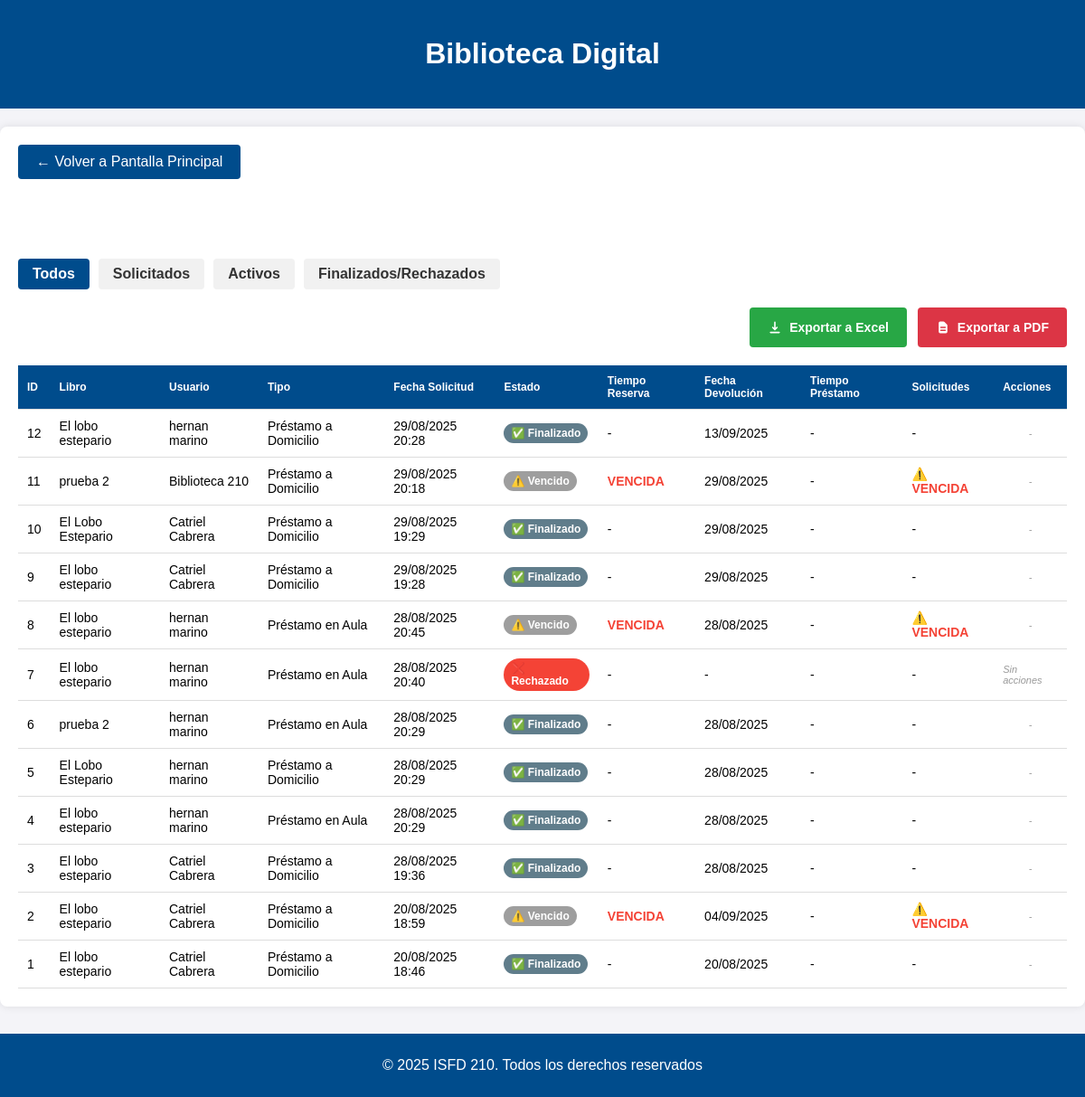
The page /libros/gestionar-prestamos/ (signed in) on the database as committed earlier.
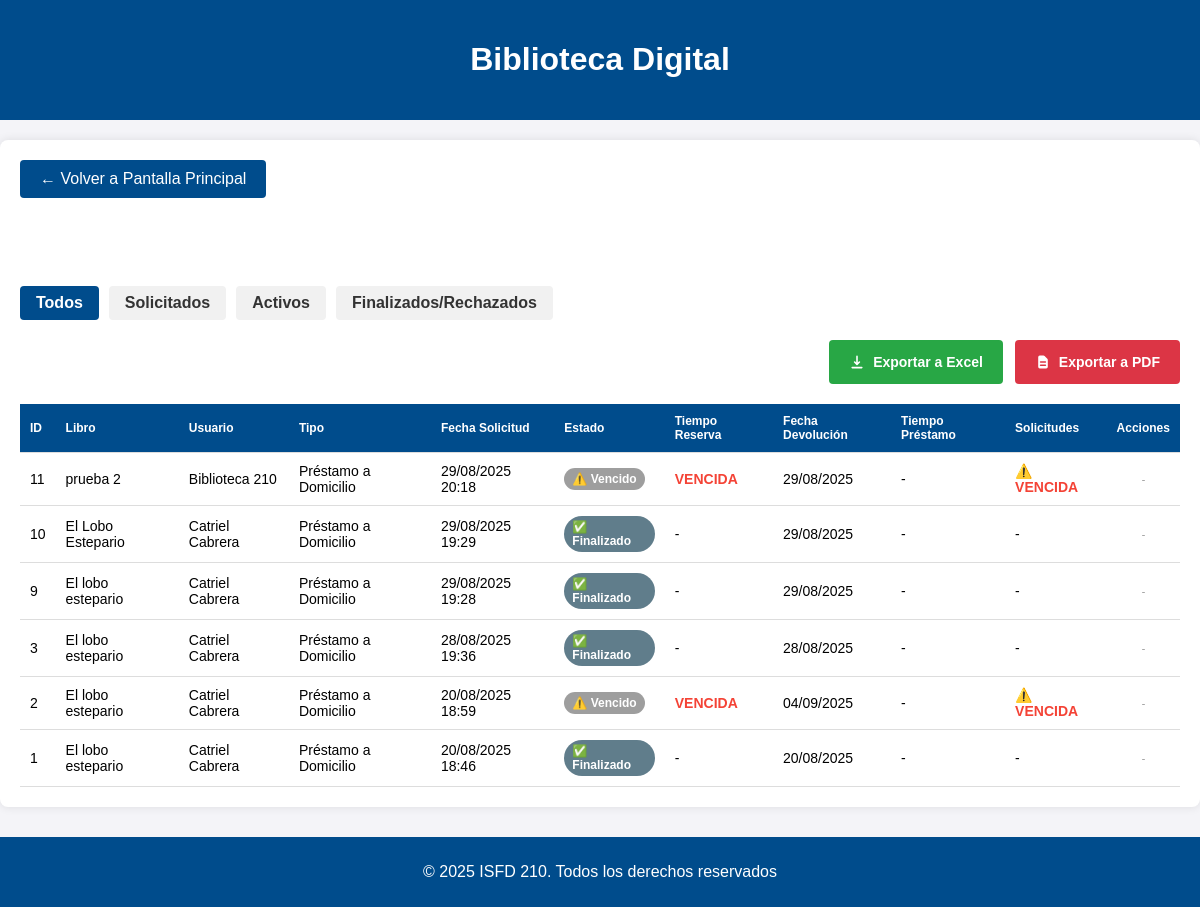
The same page on the database as committed later.
### libros/models.py (models this page shows, shortened)
class Prestamo(models.Model):
    ESTADO_CHOICES = (
        ('solicitado', 'Reserva Solicitada'),
        ('aprobado_reserva', 'Reserva Aprobada'),
        ('aprobado', 'Préstamo Activo'),
        ('rechazado', 'Reserva Rechazada'),
        ('finalizado', 'Finalizado'),
        ('vencido', 'Vencido'),
    )
    TIPO_CHOICES = (
        ('domicilio', 'Préstamo a Domicilio'),
        ('aula', 'Préstamo en Aula'),
    )
    TIPO_USUARIO_CHOICES = (
        ('alumno', 'Alumno'),
        ('profesor', 'Profesor'),
    )
    id_prestamo = models.AutoField(primary_key=True)
    usuario = models.ForeignKey(Usuario, on_delete=models.CASCADE, related_name='prestamos_usuario', null=True, blank=True)
    nombre_usuario = models.CharField(max_length=255)
    email_usuario = models.EmailField()
    libro = models.ForeignKey(Libro, on_delete=models.CASCADE, related_name='prestamos')
    fecha_solicitud = models.DateTimeField(auto_now_add=True)
    fecha_aprobacion = models.DateTimeField(null=True, blank=True)
    fecha_devolucion_programada = models.DateTimeField(null=True, blank=True)
    fecha_devolucion_real = models.DateTimeField(null=True, blank=True)
    fecha_limite_reserva = models.DateTimeField(null=True, blank=True)
    estado = models.CharField(max_length=20, choices=ESTADO_CHOICES, default='solicitado')
    tipo_prestamo = models.CharField(max_length=10, choices=TIPO_CHOICES, default='domicilio')
    tipo_usuario = models.CharField(max_length=10, choices=TIPO_USUARIO_CHOICES, default='alumno')
    motivo_rechazo = models.TextField(blank=True, null=True)
    observaciones = models.TextField(blank=True, null=True)
    fecha_retiro_real = models.DateTimeField(null=True, blank=True)
    extension_solicitada = models.BooleanField(default=False)
    fecha_extension = models.DateTimeField(null=True, blank=True)
    motivo_extension = models.TextField(blank=True, null=True)

class Inventario(models.Model):
    id_inventario = models.AutoField(primary_key=True)
    estado = models.CharField(max_length=255, null=True, default="Disponible")
    motivo_baja = models.CharField(max_length=255, null=True)
    descripcion = models.TextField(null=True)
    num_ejemplar = models.IntegerField(null=True)
    imagen_rota = models.ImageField(
        upload_to='imagenes_rota/', null=True, blank=True)

class Libro(Inventario):
    id_libro = models.AutoField(primary_key=True)
    titulo = models.CharField(max_length=255)
    autor = models.CharField(max_length=255)
    editorial = models.CharField(max_length=255)
    clasificacion_cdu = models.CharField(max_length=255, null=False, default='Sin clasificar')
    siglas_autor_titulo = models.CharField(max_length=255, null=False, default='ABC')
    num_inventario = models.IntegerField(null=False, default=1)
    resumen = models.TextField()
    etiqueta_palabra_clave = models.TextField(default='Roma,Historia,Clasica')
    sede = models.TextField(default='La Plata')
    disponibilidad = models.CharField(max_length=255, null=True, default="Disponible")
    observaciones = models.TextField(default='Esta es una observación')
    img = models.URLField()

### libros/views.py (the view)
# urls.py: path('gestionar-prestamos/', views.gestionar_prestamos, name='gestionar_prestamos'),
@user_passes_test(es_bibliotecaria)
def gestionar_prestamos(request):
    verificar_vencimientos_tiempo_real()
    filtro = request.GET.get('filtro', 'todos')
    if filtro == 'solicitados':
        prestamos = Prestamo.objects.filter(estado='solicitado').order_by('-fecha_solicitud')
    elif filtro == 'activos':
        prestamos = Prestamo.objects.filter(estado='aprobado').order_by('-fecha_aprobacion')
    elif filtro == 'finalizados':
        prestamos = Prestamo.objects.filter(estado__in=['finalizado', 'rechazado', 'vencido']).order_by('-fecha_solicitud')
    else:
        prestamos = Prestamo.objects.all().order_by('-fecha_solicitud')
    return render(request, 'libros/gestionar_prestamos.html', {
        'prestamos': prestamos,
        'filtro': filtro
    })

### libros/views.py (called while the page is built)
def verificar_vencimientos_tiempo_real():
    ahora = timezone.now()
    hace_2_horas = ahora - datetime.timedelta(hours=2)
    prestamos_candidatos = Prestamo.objects.filter(
        estado='aprobado',
        fecha_devolucion_programada__gte=hace_2_horas,
        fecha_devolucion_programada__lt=ahora
    )
    if prestamos_candidatos.exists():
        print(f"[TIEMPO_REAL] Verificando {prestamos_candidatos.count()} préstamos candidatos a vencimiento")
        verificar_prestamos_vencidos()
    else:
        print(f"[TIEMPO_REAL] No hay préstamos candidatos a vencimiento en las últimas 2 horas")

def es_bibliotecaria(user):
    return user.is_authenticated and user.perfil == 'bibliotecaria'

### libros/templates/libros/gestionar_prestamos.html (shortened to what this page needs)
<!DOCTYPE html>
<html lang="es">
<head>
    {% load static %}
</head>
<body>
    <header>
        <h1>Biblioteca Digital</h1>
    </header>
    <div class="container">
        <a href="{% url 'pantalla_principal' %}" class="btn-volver">← Volver a Pantalla Principal</a>
        <h2>Gestión de Préstamos</h2>
        <div class="filters">
            <a href="{% url 'gestionar_prestamos' %}?filtro=todos" class="filter-btn {% if filtro == 'todos' %}active{% endif %}">Todos</a>
            <a href="{% url 'gestionar_prestamos' %}?filtro=solicitados" class="filter-btn {% if filtro == 'solicitados' %}active{% endif %}">Solicitados</a>
            <a href="{% url 'gestionar_prestamos' %}?filtro=activos" class="filter-btn {% if filtro == 'activos' %}active{% endif %}">Activos</a>
            <a href="{% url 'gestionar_prestamos' %}?filtro=finalizados" class="filter-btn {% if filtro == 'finalizados' %}active{% endif %}">Finalizados/Rechazados</a>
        </div>
{% if prestamos %}
<div class="export-container">
    <button id="exportBtn" class="btn-export" onclick="exportarAExcel()">
        Exportar a Excel
    </button>
    <button id="exportPdfBtn" class="btn-pdf" onclick="exportarAPDF()">
        <svg class="pdf-icon" fill="currentColor" viewBox="0 0 20 20">
            <path fill-rule="evenodd" d="M4 4a2 2 0 012-2h4.586A2 2 0 0112 2.586L15.414 6A2 2 0 0116 7.414V16a2 2 0 01-2 2H6a2 2 0 01-2-2V4zm2 6a1 1 0 011-1h6a1 1 0 110 2H7a1 1 0 01-1-1zm1 3a1 1 0 100 2h6a1 1 0 100-2H7z" clip-rule="evenodd"></path>
        </svg>
        Exportar a PDF
    </button>
</div>
{% endif %}
        {% if prestamos %}
        <table>
            <thead>
                <tr>
                    <th>ID</th>
                    <th>Libro</th>
                    <th>Usuario</th>
                    <th>Tipo</th>
                    <th>Fecha Solicitud</th>
                    <th>Estado</th>
                    <th>Tiempo Reserva</th>
                    <th>Fecha Devolución</th>
                    <th>Tiempo Préstamo</th>
                    <th>Solicitudes</th>
                    <th>Acciones</th>
                </tr>
            </thead>
            <tbody>
                {% for prestamo in prestamos %}
                <tr>
                    <td>{{ prestamo.id_prestamo }}</td>
                    <td>{{ prestamo.libro.titulo }}</td>
                    <td>{{ prestamo.nombre_usuario }}</td>
                    <td>{{ prestamo.get_tipo_prestamo_display }}</td>
                    <td>{{ prestamo.fecha_solicitud|date:"d/m/Y H:i" }}</td>
                    <td>
                        <span class="status-badge status-{{ prestamo.estado }}">
                            {% if prestamo.estado == 'solicitado' %}
                                🔄 Solicitado
                            {% elif prestamo.estado == 'aprobado_reserva' %}
                                📋 Reserva Aprobada
                            {% elif prestamo.estado == 'aprobado' %}
                                📚 Préstamo Activo
                            {% elif prestamo.estado == 'vencido' %}
                                ⚠️ Vencido
                            {% elif prestamo.estado == 'finalizado' %}
                                ✅ Finalizado
                            {% elif prestamo.estado == 'rechazado' %}
                                ❌ Rechazado
                            {% else %}
                                {{ prestamo.get_estado_display }}
                            {% endif %}
                        </span>
                    </td>
                    <td>
                        {% if prestamo.estado == 'solicitado' and prestamo.fecha_limite_reserva %}
                            <div class="timer-container">
                                <span class="timer" id="timer-reserva-{{ prestamo.id_prestamo }}"
                                      data-end="{{ prestamo.fecha_limite_reserva|date:'Y-m-d H:i:s' }}">
                                    Calculando...
                                </span>
                            </div>
                        {% elif prestamo.estado == 'vencido' %}
                            <span class="vencido">VENCIDA</span>
                        {% else %}
                            -
                        {% endif %}
                    </td>
                    <td>
                        {% if prestamo.fecha_devolucion_programada %}
                            {{ prestamo.fecha_devolucion_programada|date:"d/m/Y" }}
                        {% else %}
                            -
                        {% endif %}
                    </td>
                    <td>
                        {% if prestamo.estado == 'aprobado' and prestamo.fecha_devolucion_programada %}
                            <div class="timer-container">
                                <span class="timer" id="timer-prestamo-{{ prestamo.id_prestamo }}"
                                      data-end="{{ prestamo.fecha_devolucion_programada|date:'Y-m-d H:i:s' }}">
                                    Calculando...
                                </span>
                            </div>
                        {% else %}
                            -
                        {% endif %}
                    </td>
                    <td>
                {% if prestamo.estado == 'solicitado' %}
                    <div class="estado-pendiente">
                        <span class="estado-texto">⏳ Pendiente aprobación</span>
                    </div>
                {% elif prestamo.estado == 'vencido' %}
                    <span class="vencido">⚠️ VENCIDA</span>
                {% elif prestamo.estado == 'aprobado' %}
                    <span style="color: #2E7D32; font-weight: bold;">📚 Libro retirado</span>
                {% else %}
                    -
                {% endif %}
            </td>
                    <td>
            <div class="acciones-container">
                {% if prestamo.estado == 'solicitado' %}
                    <a href="{% url 'aprobar_solicitud_prestamo' prestamo.id_prestamo %}"
                    class="btn-accion btn-aprobar"
                    onclick="return confirm('¿Aprobar la reserva para {{ prestamo.nombre_usuario }}?')">
                    ✓ Aprobar Reserva
                    </a>
                    <a href="{% url 'cancelar_reserva_usuario' prestamo.id_prestamo %}"
                    class="btn-accion btn-cancelar"
                    onclick="return confirm('¿Cancelar esta solicitud?')">
                    ❌ Cancelar Solicitud
                    </a>
                {% elif prestamo.estado == 'aprobado' %}
                    <a href="{% url 'finalizar_prestamo' prestamo.id_prestamo %}"
                    class="btn-accion btn-aprobar"
                    onclick="return confirm('¿Confirmar devolución?')">
                    ✅ Devuelto
                    </a>
                {% elif prestamo.estado == 'rechazado' %}
                    <span style="color: #999; font-style: italic; font-size: 11px;">Sin acciones</span>
                {% else %}
                    <span style="color: #999; font-style: italic; font-size: 11px;">-</span>
                {% endif %}
            </div>
        </td>
                </tr>
                {% endfor %}
            </tbody>
        </table>
        {% else %}
        <p class="empty-message">No hay préstamos que coincidan con el filtro seleccionado.</p>
        {% endif %}
    </div>
    <footer>
        <p>© 2025 ISFD 210. Todos los derechos reservados</p>
    </footer>
</body>
</html>

### libros/templates/libros/gestionar_prestamos.html (style rules this page uses)
body { font-family: 'Calibri', 'Arial', sans-serif; background-color: #f4f4f8; margin: 0; padding: 0; }
header { background-color: #004c8c; color: white; text-align: center; padding: 20px; }
.container { max-width: 1400px; margin: 20px auto; background-color: white; padding: 20px; border-radius: 8px; box-shadow: 0 0 10px rgba(0, 0, 0, 0.1); }
h1, h2 { color: #fff; }
.filters { display: flex; gap: 10px; margin-bottom: 20px; }
.filter-btn { padding: 8px 16px; background-color: #f1f1f1; border: none; border-radius: 4px; cursor: pointer; font-weight: bold; text-decoration: none; color: #333; }
.filter-btn.active { background-color: #004c8c; color: white; }
table { width: 100%; border-collapse: collapse; margin-top: 20px; font-size: 14px; }
th, td { padding: 10px; text-align: left; border-bottom: 1px solid #ddd; }
th { background-color: #004c8c; color: white; font-size: 12px; }
.btn-volver { display: inline-block; padding: 10px 20px; background-color: #004c8c; color: white; text-decoration: none; border-radius: 4px; margin-bottom: 20px; }
.status-badge { display: inline-block; padding: 4px 8px; border-radius: 20px; font-size: 12px; font-weight: bold; color: white; }
.status-finalizado { background-color: #607d8b; }
.status-vencido { background-color: #9e9e9e; }
.vencido { color: #f44336; font-weight: bold; animation: blink 2s infinite; }
footer { background-color: #004c8c; color: white; text-align: center; padding: 10px 0; font-size: 1rem; margin-top: 30px; }
.export-container { display: flex; justify-content: flex-end; align-items: center; margin-bottom: 15px; gap: 12px; }
.btn-export, .btn-pdf { display: inline-flex; align-items: center; gap: 8px; padding: 10px 20px; border-radius: 4px; font-weight: bold; border: none; cursor: pointer; font-size: 14px; transition: all 0.2s ease; text-decoration: none; height: 44px; box-sizing: border-box; }
.btn-export { background-color: #28a745; color: white; }
.btn-pdf { background-color: #dc3545; color: white; }
.export-icon, .pdf-icon { width: 16px; height: 16px; flex-shrink: 0; }
.btn-pdf { display: inline-flex; align-items: center; gap: 8px; padding: 10px 20px; background-color: #dc3545; color: white; text-decoration: none; border-radius: 4px; font-weight: bold; border: none; cursor: pointer; font-size: 14px; transition: background-color 0.2s; }
.pdf-icon { width: 16px; height: 16px; }
.acciones-container { display: flex; gap: 4px; justify-content: center; flex-wrap: wrap; }

Rows that differ between the two databases and show on the page:
removed Prestamo: id_prestamo "12", libro.titulo "El lobo estepario", nombre_usuario "hernan marino", tipo_prestamo "Préstamo a Domicilio", fecha_solicitud "29/08/2025 20:28", estado "✅ Finalizado", fecha_devolucion_programada "13/09/2025"
removed Prestamo: id_prestamo "8", libro.titulo "El lobo estepario", nombre_usuario "hernan marino", tipo_prestamo "Préstamo en Aula", fecha_solicitud "28/08/2025 20:45", estado "⚠️ Vencido", fecha_devolucion_programada "28/08/2025"
removed Prestamo: id_prestamo "7", libro.titulo "El lobo estepario", nombre_usuario "hernan marino", tipo_prestamo "Préstamo en Aula", fecha_solicitud "28/08/2025 20:40", estado "❌ Rechazado"
removed Prestamo: id_prestamo "6", libro.titulo "prueba 2", nombre_usuario "hernan marino", tipo_prestamo "Préstamo en Aula", fecha_solicitud "28/08/2025 20:29", estado "✅ Finalizado", fecha_devolucion_programada "28/08/2025"
removed Prestamo: id_prestamo "5", libro.titulo "El Lobo Estepario", nombre_usuario "hernan marino", tipo_prestamo "Préstamo a Domicilio", fecha_solicitud "28/08/2025 20:29", estado "✅ Finalizado", fecha_devolucion_programada "28/08/2025"
removed Prestamo: id_prestamo "4", libro.titulo "El lobo estepario", nombre_usuario "hernan marino", tipo_prestamo "Préstamo en Aula", fecha_solicitud "28/08/2025 20:29", estado "✅ Finalizado", fecha_devolucion_programada "28/08/2025"
